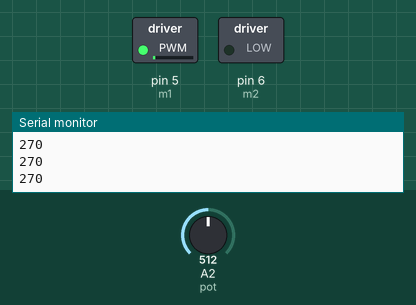
This sketch was run on a simulated Arduino Uno, built with avr-gcc and run on an emulated ATmega328P. Shown: switched loads named in the sketch (green lamp = pin HIGH), the last lines printed to the serial monitor. The inputs (shaded band) are chosen by the test bench; at power-on: A2 (pot) = 512.

Above: at 1.2 s.
1.3 s: A2 (pot) set to 306
At 1.9 s:
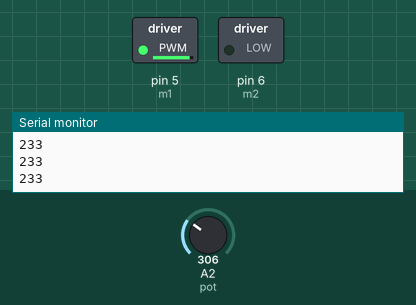
2.8 s: A2 (pot) set to 0
At 4.0 s:
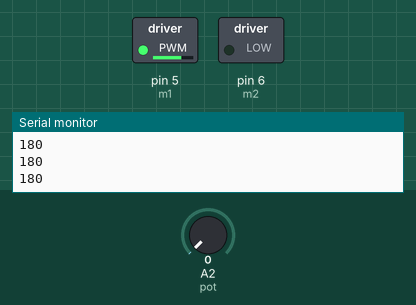
4.3 s: A2 (pot) set to 900
At 5.4 s:
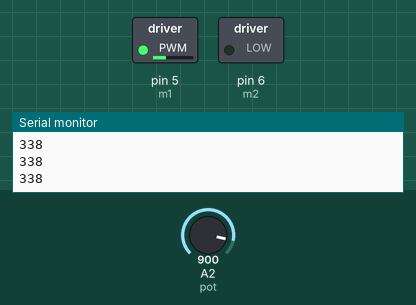
Timing chart, 0 to 7.3 s (numbered marks = the images above; inputs shaded):
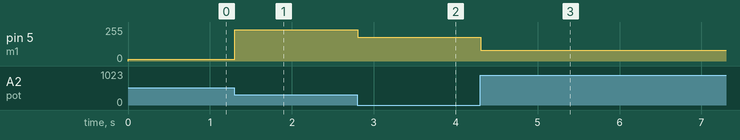

The sketch:

robotics_club_car_test_1.ino
```cpp
#define m1 5
#define m2 6
#define pot A2

void setup() {
  Serial.begin(9600);
//  pinMode(pot, INPUT);
  pinMode(m1, OUTPUT);
  pinMode(m2, OUTPUT);
//  init_esc(m1);
//  init_esc(m2);
}

void loop() {
//  analogWrite(m1, 70);
  int pot_read = analogRead(pot);
  int mot_val = map(pot_read, 0, 1023, 180, 360);
  Serial.println(mot_val);
  analogWrite(m1, mot_val);
  delay(10);
}

// initialize each esc by increasing and quickly bring the pwm back to 0
void init_esc(int motor){
}
```

Measured:
- after the input at 1.3 s, pin 5 (m1): 14/255 → 233/255 at once
- after the input at 2.8 s, pin 5 (m1): 233/255 → 180/255 at once
- after the input at 4.3 s, pin 5 (m1): 180/255 → 82/255 at once
